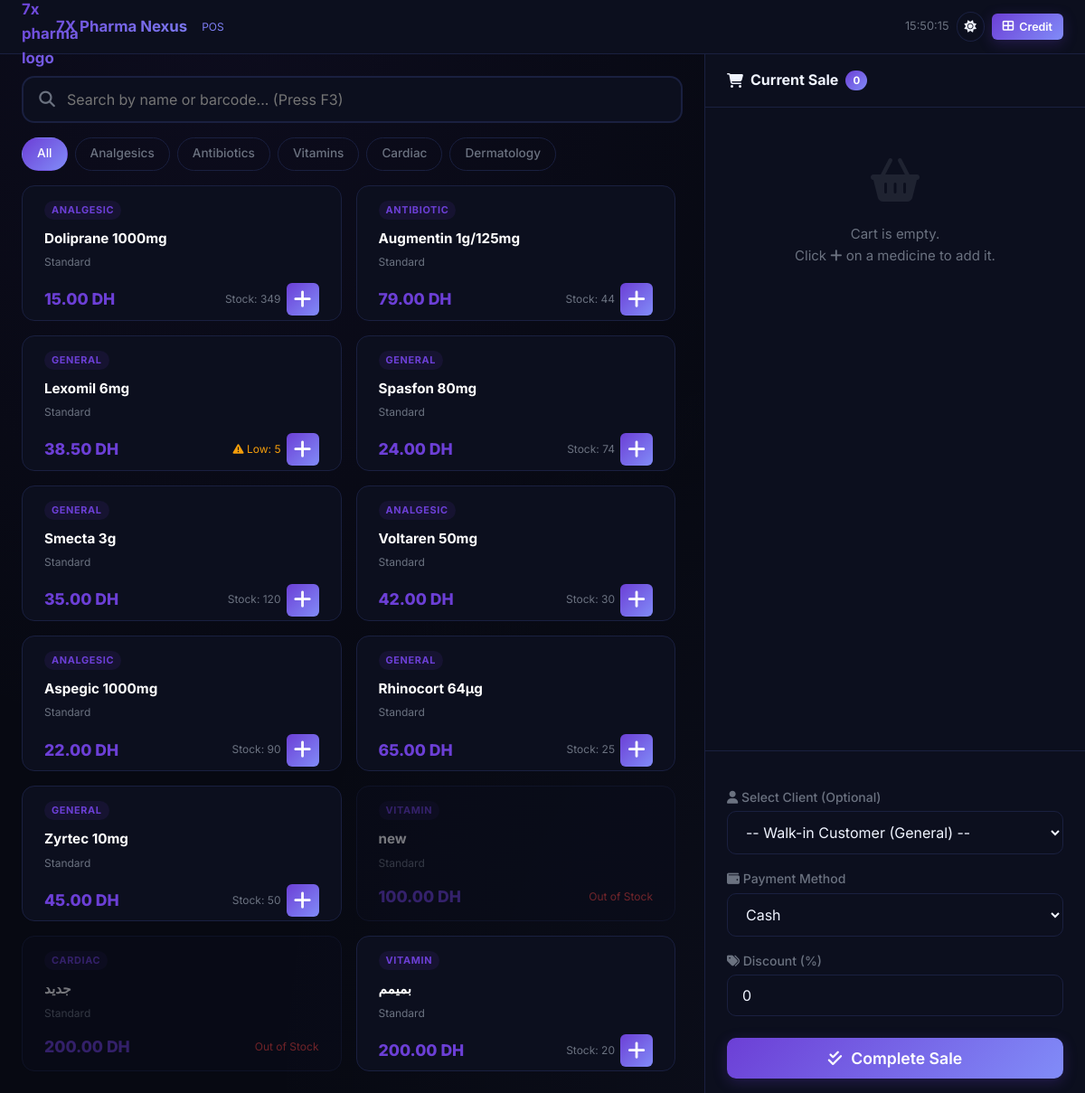
The app's page /public/index.php (signed in) with its own data.
### tables this page shows
CREATE TABLE `medicines` (
  `id` int(11) NOT NULL,
  `barcode` varchar(50) NOT NULL,
  `name` varchar(150) NOT NULL,
  `dci` varchar(150) DEFAULT NULL,
  `category` varchar(100) DEFAULT 'General',
  `price` decimal(10,2) NOT NULL,
  `cost_price` decimal(10,2) NOT NULL,

  `created_at` timestamp NOT NULL DEFAULT current_timestamp(),
  `deleted_at` timestamp NULL DEFAULT NULL
);

### app/controllers/POSController.php (called while the page is built, shortened)
<?php
class POSController extends Controller {
    public function index() {
        $medicineModel = $this->model('Medicine');
        $clientModel = $this->model('Client');
        $keyword = trim($_GET['q'] ?? '');
        $category = trim($_GET['category'] ?? 'all');
        $medicines = $medicineModel->searchAndFilter($keyword, $category);
        $clients = $clientModel->getAll();
        $subtotal = 0;
        $last_sale_items = [];
        $this->view('pos', [
            'medicines' => $medicines,
            'clients' => $clients,
            'cart_subtotal' =>$subtotal,
            'cart_total' => $subtotal,
            'last_sale_items' => $last_sale_items
        ]);
    }
}

### app/core/Router.php (called while the page is built, shortened)
<?php
class Router {
    protected $method = 'index';
    public function __construct() {
        $url = $this->parseUrl();
        $this->controller = new $this->controller();
        $this->params = $url ? array_values($url) : [];
        call_user_func_array([$this->controller, $this->method], $this->params);
    }
    private function parseUrl() {
        return [];
    }
}

### public/index.php (called while the page is built, shortened)
<?php
require_once ROOT_DIR . '/app/config/Database.php';
require_once ROOT_DIR . '/app/core/Model.php';
require_once ROOT_DIR . '/app/core/Controller.php';
require_once ROOT_DIR . '/app/core/Router.php';
$router = new Router();
?>

### app/config/Database.php (called while the page is built, shortened)
<?php
class Database {
    private $conn;
    public function __construct() {
        $host = '127.0.0.1';
        $port = '3307';
        $db_name = 'pharma_core';
        $username = 'root';
        $password = '';
        try {
            $dsn = "mysql:host={$host};port={$port};dbname={$db_name};charset=utf8mb4";
            $options = [
                PDO::ATTR_ERRMODE => PDO::ERRMODE_EXCEPTION,
                PDO::ATTR_DEFAULT_FETCH_MODE => PDO::FETCH_ASSOC,
                PDO::ATTR_EMULATE_PREPARES => false,
            ];
            $this->conn = new PDO($dsn, $username, $password, $options);
        } catch(PDOException $e) {
            $this->logError($e);
            $error_view = ROOT_DIR . '/views/components/db_error.php';
            if (file_exists($error_view)) {
                include $error_view;
            } else {
                header('HTTP/1.1 500 Internal Server Error');
                echo "Database Connection Error. Design file missing.";
            }
            exit();
        }
    }
    public function getConnection() {
        return $this->conn;
    }
}
?>

### app/core/Model.php (called while the page is built, shortened)
<?php
class Model {
    protected $db;
    public function __construct() {
        require_once ROOT_DIR . '/app/config/Database.php';
        $database = new Database();
        $this->db = $database->getConnection();
    }
    protected function query($sql, $params = []) {
        $stmt = $this->db->prepare($sql);
        $stmt->execute($params);
        return $stmt;
    }
}

### app/models/Medicine.php (called while the page is built, shortened)
<?php
class Medicine extends Model {
    protected $table = 'medicines';
    public function searchAndFilter($searchQuery = '', $category  = 'all') {
        $sql = "SELECT medicines.*,
                COALESCE(SUM(batches.current_quantity), 0) as current_quantity
                FROM {$this->table}
                LEFT JOIN batches ON medicines.id = batches.medicine_id
                WHERE medicines.deleted_at IS NULL";
        $params = [];
        $sql .= " GROUP BY medicines.id";
        $stmt = $this->query($sql, $params);
        return $stmt->fetchAll(PDO::FETCH_ASSOC);
    }
}
?>

### views/pages/pos.php (the view, shortened to what this page needs)
<!DOCTYPE html>
<html lang="en" data-theme="dark">
<head>
    <link rel="stylesheet" href="https://cdnjs.cloudflare.com/ajax/libs/font-awesome/6.5.1/css/all.min.css">
    <link rel="stylesheet" href="<?= BASE_URL ?>/assets/css/global.css">
    <link rel="stylesheet" href="<?= BASE_URL ?>/assets/css/pos.css">
</head>
<body>
    <div class="pos-wrapper">
        <div class="pos-main-layout">
            <nav class="pos-navbar">
                <div class="brand">
                    <img src="<?= BASE_URL ?>/assets/images/logo/7X-PHARMA-ICO.png" alt="7x pharma logo">
                    7X Pharma Nexus &nbsp;<span style="font-size:.75rem;font-weight:400;color:var(--color-text-secondary);">POS</span>
                </div>
                <div class="pos-nav-actions">
                    <span id="pos-clock" style="font-size:.8rem;color:var(--color-text-secondary);"></span>
                    <button id="theme-toggle" class="btn-icon" aria-label="Toggle Theme">
                        <span id="theme-icon"></span>
                    </button>
                    <a href="<?= BASE_URL ?>/credit" class="btn btn-primary btn-sm">
                        <i class="fa-solid fa-table-cells-large"></i> Credit
                    </a>
                </div>
            </nav>
            <div class="pos-content">
                <section class="pos-panel-products" aria-label="Medicine selection">
                    <form method="GET" action="<?= BASE_URL ?>/pos" class="search-wrapper" role="search">
                        <input type="search" name="q" id="medicine-search"
                            value="<?= htmlspecialchars($_GET['q'] ?? '') ?>"
                            placeholder="Search by name or barcode... (Press F3)"
                            autocomplete="off" aria-label="Search medicines">
                    </form>
                    <?php $activeCat = $_GET['category'] ?? 'all'; ?>
                    <nav class="category-tabs" aria-label="Filter by category">
                        <a href="?category=all<?= isset($_GET['q']) ? '&q=' . urlencode($_GET['q']) : '' ?>" class="cat-tab <?= $activeCat === 'all' ? 'active' : '' ?>">All</a>
                        <a href="?category=analgesic<?= isset($_GET['q']) ? '&q=' . urlencode($_GET['q']) : '' ?>" class="cat-tab <?= $activeCat === 'analgesic' ? 'active' : '' ?>">Analgesics</a>
                        <a href="?category=antibiotic<?= isset($_GET['q']) ? '&q=' . urlencode($_GET['q']) : '' ?>" class="cat-tab <?= $activeCat === 'antibiotic' ? 'active' : '' ?>">Antibiotics</a>
                        <a href="?category=vitamin<?= isset($_GET['q']) ? '&q=' . urlencode($_GET['q']) : '' ?>" class="cat-tab <?= $activeCat === 'vitamin' ? 'active' : '' ?>">Vitamins</a>
                        <a href="?category=cardiac<?= isset($_GET['q']) ? '&q=' . urlencode($_GET['q']) : '' ?>" class="cat-tab <?= $activeCat === 'cardiac' ? 'active' : '' ?>">Cardiac</a>
                        <a href="?category=derma<?= isset($_GET['q']) ? '&q=' . urlencode($_GET['q']) : '' ?>" class="cat-tab <?= $activeCat === 'derma' ? 'active' : '' ?>">Dermatology</a>
                    </nav>
                    <div class="medicine-grid" id="medicine-grid" role="list">
                        <?php if (isset($medicines) && count($medicines) > 0): ?>
                            <?php foreach ($medicines as $med): ?>
                                <?php
                                $isOutOfStock = $med['current_quantity'] <= 0;
                                $isLowStock = $med['current_quantity'] > 0 && $med['current_quantity'] <= 5;
                                ?>
                                <div class="medicine-card <?= $isOutOfStock ? 'out-of-stock' : '' ?>" role="listitem" <?= $isOutOfStock ? 'aria-disabled="true"' : '' ?>>
                                    <span class="med-category-badge"><?= htmlspecialchars(ucfirst($med['category'] ?? 'General')) ?></span>
                                    <div class="med-name"><?= htmlspecialchars($med['name']) ?></div>
                                    <div class="med-dosage"><?= htmlspecialchars($med['dosage'] ?? 'Standard') ?></div>
                                    <div class="med-footer">
                                        <span class="med-price"><?= number_format($med['price'], 2) ?> DH</span>
                                        <div style="display:flex;align-items:center;gap:6px;">
                                            <?php if ($isOutOfStock): ?>
                                                <span class="med-stock" style="color:var(--color-danger);">Out of Stock</span>
                                            <?php elseif ($isLowStock): ?>
                                                <span class="med-stock low" style="color:var(--color-warning);"><i class="fa-solid fa-triangle-exclamation"></i> Low: <?= $med['current_quantity'] ?></span>
                                            <?php else: ?>
                                                <span class="med-stock">Stock: <?= $med['current_quantity'] ?></span>
                                            <?php endif; ?>
                                            <?php if (!$isOutOfStock): ?>
                                                <form method="POST" action="<?= BASE_URL ?>/pos/addToCart" style="display:contents;">
                                                    <button type="submit" class="add-to-cart-btn" title="Add to cart" aria-label="Add <?= htmlspecialchars($med['name']) ?> to cart">
                                                        <i class="fa-solid fa-plus"></i>
                                                    </button>
                                                </form>
                                            <?php endif; ?>
                                        </div>
                                    </div>
                                </div>
                            <?php endforeach; ?>
                        <?php endif; ?>
                    </div>
                </section>
                <aside class="pos-panel-cart" aria-label="Shopping cart">
                    <div class="cart-header">
                        <div class="cart-title">
                            <i class="fa-solid fa-cart-shopping"></i>
                            Current Sale
                            <span class="cart-count-badge"><?= count($_SESSION['cart'] ?? []) ?></span>
                        </div>
                    </div>
                    <div class="cart-items-list" id="cart-items-list">
                        <?php if (empty($_SESSION['cart'])): ?>
                            <div class="cart-empty-msg" style="text-align: center; padding: 3rem 1rem; color: var(--color-text-secondary);">
                                <i class="fa-solid fa-basket-shopping" style="font-size: 3rem; opacity: 0.2; margin-bottom: 1rem;"></i>
                                <p>Cart is empty.<br>Click <i class="fa-solid fa-plus"></i> on a medicine to add it.</p>
                            </div>
                        <?php endif; ?>
                    </div>
                    <div class="cart-footer">
                        <form method="POST" action="<?= BASE_URL ?>/pos/checkout" id="checkout-form" style="margin-top: 1.5rem;">
                            <div class="form-group" style="margin-bottom: 1rem;">
                                <label class="form-label" for="pos-client"><i class="fa-solid fa-user"></i> Select Client (Optional)</label>
                                <select name="client_id" id="pos-client" class="form-control">
                                    <option value="">-- Walk-in Customer (General) --</option>
                                </select>
                            </div>
                            <div class="form-group" style="margin-bottom: 1rem;">
                                <label class="form-label" for="pos-payment-method"><i class="fa-solid fa-wallet"></i> Payment Method</label>
                                <select name="payment_method" id="pos-payment-method" class="form-control" required>
                                    <option value="cash">Cash</option>
                                </select>
                            </div>
                            <div class="form-group" style="margin-bottom: 1.5rem;">
                                <label class="form-label" for="pos-discount"><i class="fa-solid fa-tags"></i> Discount (%)</label>
                                <input type="number" name="discount" id="pos-discount" class="form-control" min="0" max="100" value="0" placeholder="0%">
                            </div>
                            <button type="submit" class="btn btn-primary" id="checkout-btn" style="width: 100%; padding: 12px; font-size: 1.1rem; display: flex; justify-content: center; gap: 10px;" <?= empty($_SESSION['cart']) ? 'disabled' : '' ?>>
                                <i class="fa-solid fa-check-double"></i> Complete Sale
                            </button>
                        </form>
                    </div>
                </aside>
            </div>
        </div>
    </div>
</body>
</html>

### public/assets/css/global.css (style rules this page uses)
*, *::before, *::after { box-sizing: border-box; margin: 0; padding: 0; }
body { font-family: var(--font-family); background-color: var(--color-bg-primary); background-image: radial-gradient(ellipse at 20% 0%, rgba(108, 63, 214, 0.06) 0%, transparent 50%), radial-gradient(ellipse at 80% 100%, rgba(129, 140, 248, 0.04) 0%, transparent 50%); background-attachment: fixed; color: var(--color-text-primary); font-size: 15px; line-height: 1.6; transition: background-color var(--transition-speed), color var(--transition-speed); }
a { color: var(--color-primary); text-decoration: none; transition: color var(--transition-speed); }
.btn { display: inline-flex; align-items: center; justify-content: center; padding: var(--space-2) var(--space-3); border: none; border-radius: var(--border-radius-md); font-weight: 600; cursor: pointer; transition: all var(--transition-speed); font-family: var(--font-family); outline: none; gap: 6px; }
.btn-primary { background: linear-gradient(135deg, var(--color-primary), var(--color-accent)); color: #fff; box-shadow: 0 4px 15px rgba(108, 63, 214, 0.25); }
.btn-sm { font-size: 0.78rem; padding: 0.3rem 0.75rem; border-radius: var(--border-radius-sm); }
.form-group { margin-bottom: var(--space-3); }
.form-label { display: block; margin-bottom: var(--space-1); font-weight: 500; color: var(--color-text-secondary); font-size: 0.875rem; }
.form-control { width: 100%; padding: 0.75rem var(--space-3); background-color: var(--color-bg-secondary); border: 1px solid var(--color-border); border-radius: var(--border-radius-md); color: var(--color-text-primary); font-size: 1rem; font-family: var(--font-family); transition: border-color var(--transition-speed), box-shadow var(--transition-speed); }
.btn-icon { background-color: var(--color-bg-secondary); border: 1px solid var(--color-border); color: var(--color-text-primary); padding: 0.5rem; border-radius: 50%; display: flex; align-items: center; justify-content: center; cursor: pointer; transition: all var(--transition-speed); }

### records on screen
medicines: category "ANALGESIC", name "Doliprane 1000mg", dosage "Standard", price "15.00", current_quantity "349"
medicines: category "ANTIBIOTIC", name "Augmentin 1g/125mg", dosage "Standard", price "79.00", current_quantity "44"
medicines: category "GENERAL", name "Lexomil 6mg", dosage "Standard", price "38.50", current_quantity "5"
medicines: category "GENERAL", name "Spasfon 80mg", dosage "Standard", price "24.00", current_quantity "74"
medicines: category "GENERAL", name "Smecta 3g", dosage "Standard", price "35.00", current_quantity "120"
medicines: category "ANALGESIC", name "Voltaren 50mg", dosage "Standard", price "42.00", current_quantity "30"
medicines: category "ANALGESIC", name "Aspegic 1000mg", dosage "Standard", price "22.00", current_quantity "90"
medicines: category "GENERAL", name "Rhinocort 64µg", dosage "Standard", price "65.00", current_quantity "25"
medicines: category "GENERAL", name "Zyrtec 10mg", dosage "Standard", price "45.00", current_quantity "50"
medicines: category "VITAMIN", name "new", dosage "Standard", price "100.00", shows "Out of Stock"
medicines: category "CARDIAC", name "جديد", dosage "Standard", price "200.00", shows "Out of Stock"
medicines: category "VITAMIN", name "بميمم", dosage "Standard", price "200.00", current_quantity "20"

### other values on screen
count($_SESSION['cart'] ?? []) "0"
